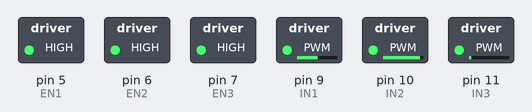
This sketch was run on a simulated Arduino Pro Mini, built with avr-gcc and run on an emulated ATmega328P. Shown: switched loads named in the sketch (green lamp = pin HIGH). What the sketch prints to the serial monitor is not drawn.

Above: at 0.05 s.
At 0.9 s:
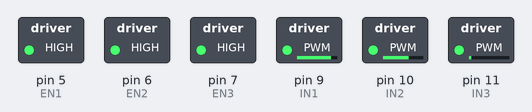
At 1.75 s:
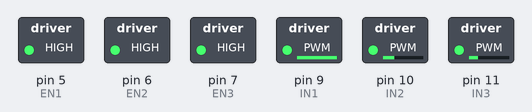
At 3.45 s:
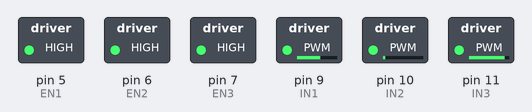
At 5.15 s:
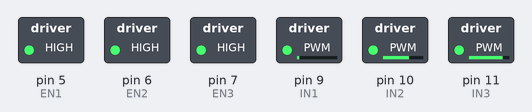
At 6.85 s:
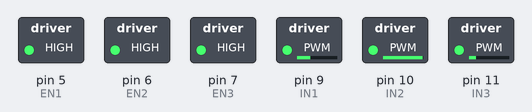
Timing chart, 0 to 9.4 s (numbered marks = the images above):
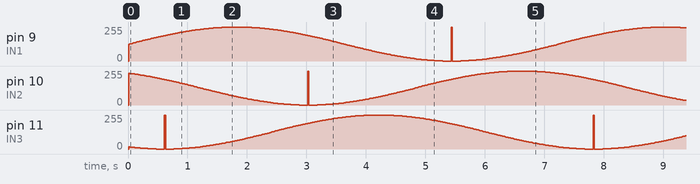

The sketch:

berryjamBLDC.ino
```cpp
//
// Slow and precise BLDC motor driver using SPWM and SVPWM modulation
// Part of code used from http://elabz.com/
// (c) 2015 Ignas Gramba www.berryjam.eu
//


const int EN1 = 5;
const int EN2 = 6;
const int EN3 = 7;

const int IN1 = 9;
const int IN2 = 10;
const int IN3 = 11;


#if true // true/false
// SPWM (Sine Wave)
const int pwmSin[] = {127,129,131,134,136,138,140,143,145,147,149,151,154,156,158,160,162,164,166,169,171,173,175,177,179,181,183,185,187,189,191,193,195,196,198,200,202,204,205,207,209,211,212,214,216,217,219,220,222,223,225,226,227,229,230,231,233,234,235,236,237,239,240,241,242,243,243,244,245,246,247,248,248,249,250,250,251,251,252,252,253,253,253,254,254,254,254,254,254,254,255,254,254,254,254,254,254,254,253,253,253,252,252,251,251,250,250,249,248,248,247,246,245,244,243,243,242,241,240,239,237,236,235,234,233,231,230,229,227,226,225,223,222,220,219,217,216,214,212,211,209,207,205,204,202,200,198,196,195,193,191,189,187,185,183,181,179,177,175,173,171,169,166,164,162,160,158,156,154,151,149,147,145,143,140,138,136,134,131,129,127,125,123,120,118,116,114,111,109,107,105,103,100,98,96,94,92,90,88,85,83,81,79,77,75,73,71,69,67,65,63,61,59,58,56,54,52,50,49,47,45,43,42,40,38,37,35,34,32,31,29,28,27,25,24,23,21,20,19,18,17,15,14,13,12,11,11,10,9,8,7,6,6,5,4,4,3,3,2,2,1,1,1,0,0,0,0,0,0,0,-1,0,0,0,0,0,0,0,1,1,1,2,2,3,3,4,4,5,6,6,7,8,9,10,11,11,12,13,14,15,17,18,19,20,21,23,24,25,27,28,29,31,32,34,35,37,38,40,42,43,45,47,49,50,52,54,56,58,59,61,63,65,67,69,71,73,75,77,79,81,83,85,88,90,92,94,96,98,100,103,105,107,109,111,114,116,118,120,123,125};
#else
/// SVPWM (Space Vector Wave)
const int pwmSin[] = {128, 132, 136, 140, 143, 147, 151, 155, 159, 162, 166, 170, 174, 178, 181, 185, 189, 192, 196, 200, 203, 207, 211, 214, 218, 221, 225, 228, 232, 235, 238, 239, 240, 241, 242, 243, 244, 245, 246, 247, 248, 248, 249, 250, 250, 251, 252, 252, 253, 253, 253, 254, 254, 254, 255, 255, 255, 255, 255, 255, 255, 255, 255, 255, 255, 255, 255, 254, 254, 254, 253, 253, 253, 252, 252, 251, 250, 250, 249, 248, 248, 247, 246, 245, 244, 243, 242, 241, 240, 239, 238, 239, 240, 241, 242, 243, 244, 245, 246, 247, 248, 248, 249, 250, 250, 251, 252, 252, 253, 253, 253, 254, 254, 254, 255, 255, 255, 255, 255, 255, 255, 255, 255, 255, 255, 255, 255, 254, 254, 254, 253, 253, 253, 252, 252, 251, 250, 250, 249, 248, 248, 247, 246, 245, 244, 243, 242, 241, 240, 239, 238, 235, 232, 228, 225, 221, 218, 214, 211, 207, 203, 200, 196, 192, 189, 185, 181, 178, 174, 170, 166, 162, 159, 155, 151, 147, 143, 140, 136, 132, 128, 124, 120, 116, 113, 109, 105, 101, 97, 94, 90, 86, 82, 78, 75, 71, 67, 64, 60, 56, 53, 49, 45, 42, 38, 35, 31, 28, 24, 21, 18, 17, 16, 15, 14, 13, 12, 11, 10, 9, 8, 8, 7, 6, 6, 5, 4, 4, 3, 3, 3, 2, 2, 2, 1, 1, 1, 1, 1, 1, 1, 1, 1, 1, 1, 1, 1, 2, 2, 2, 3, 3, 3, 4, 4, 5, 6, 6, 7, 8, 8, 9, 10, 11, 12, 13, 14, 15, 16, 17, 18, 17, 16, 15, 14, 13, 12, 11, 10, 9, 8, 8, 7, 6, 6, 5, 4, 4, 3, 3, 3, 2, 2, 2, 1, 1, 1, 1, 1, 1, 1, 1, 1, 1, 1, 1, 1, 2, 2, 2, 3, 3, 3, 4, 4, 5, 6, 6, 7, 8, 8, 9, 10, 11, 12, 13, 14, 15, 16, 17, 18, 21, 24, 28, 31, 35, 38, 42, 45, 49, 53, 56, 60, 64, 67, 71, 75, 78, 82, 86, 90, 94, 97, 101, 105, 109, 113, 116, 120, 124};
#endif


int currentStepA;
int currentStepB;
int currentStepC;
int sineArraySize;
int increment = 0;
boolean direct = true;//false; // direction true=forward, false=backward

//////////////////////////////////////////////////////////////////////////////

void setup() {

  setPwmFrequency(IN1); // Increase PWM frequency to 32 kHz  (make unaudible)
  setPwmFrequency(IN2);
  setPwmFrequency(IN3);

  pinMode(IN1, OUTPUT);
  pinMode(IN2, OUTPUT);
  pinMode(IN3, OUTPUT);

  pinMode(EN1, OUTPUT);
  pinMode(EN2, OUTPUT);
  pinMode(EN3, OUTPUT);


  digitalWrite(EN1, HIGH);
  digitalWrite(EN2, HIGH);
  digitalWrite(EN3, HIGH);


  sineArraySize = sizeof(pwmSin)/sizeof(int); // Find lookup table size
  int phaseShift = sineArraySize / 3;         // Find phase shift and initial A, B C phase values
  currentStepA = 0;
  currentStepB = currentStepA + phaseShift;
  currentStepC = currentStepB + phaseShift;

  sineArraySize--; // Convert from array Size to last PWM array number
  Serial.begin(115200);

  for (int i = -10; i < 11; i++)
  {
    Serial.print(i);
    Serial.print("%5=");
    Serial.println(i%5);
  }
}

//////////////////////////////////////////////////////////////////////////////

void loop() {

  analogWrite(IN1, pwmSin[currentStepA]);
  analogWrite(IN2, pwmSin[currentStepB]);
  analogWrite(IN3, pwmSin[currentStepC]);

  if (direct==true) increment = 1;
  else increment = -1;

  currentStepA = currentStepA + increment;
  currentStepB = currentStepB + increment;
  currentStepC = currentStepC + increment;

  if (true)
  {
    currentStepA %= sineArraySize;
    currentStepB %= sineArraySize;
    currentStepC %= sineArraySize;
  }
  else
  {
    //Check for lookup table overflow and return to opposite end if necessary
    if(currentStepA > sineArraySize)  currentStepA = 0;
    if(currentStepA < 0)  currentStepA = sineArraySize;

    if(currentStepB > sineArraySize)  currentStepB = 0;
    if(currentStepB < 0)  currentStepB = sineArraySize;

    if(currentStepC > sineArraySize)  currentStepC = 0;
    if(currentStepC < 0) currentStepC = sineArraySize;
  }
  /// Control speed by this delay
  delay(20);

}


void setPwmFrequency(int pin) {
  if(pin == 5 || pin == 6 || pin == 9 || pin == 10) {
    if(pin == 5 || pin == 6) {
      TCCR0B = TCCR0B & 0b11111000 | 0x01;
    } else {
      TCCR1B = TCCR1B & 0b11111000 | 0x01;
    }
  }
  else if(pin == 3 || pin == 11) {
    TCCR2B = TCCR2B & 0b11111000 | 0x01;
  }
}
```

Measured:
- by itself, pin 9 (IN1), pin 10 (IN2), pin 11 (IN3): moves between 0/255 and 255/255, repeating every 7.2 s
